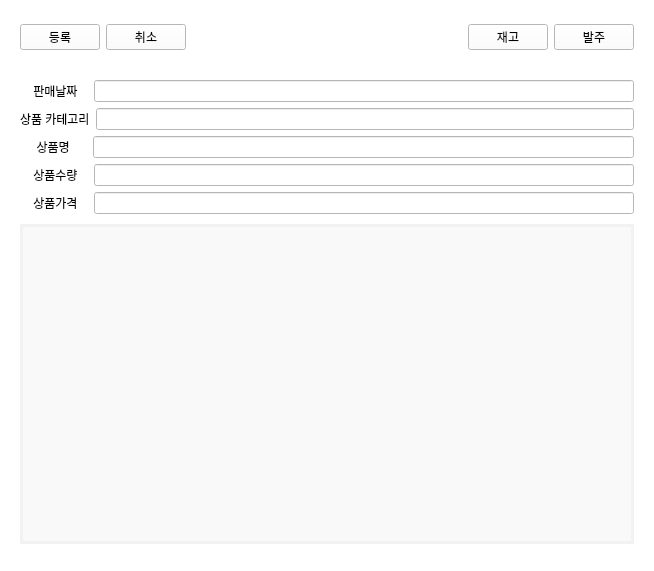
<?xml version="1.0" encoding="UTF-8"?>
<ui version="4.0">
 <class>history</class>
 <widget class="QWidget" name="history">
  <property name="geometry">
   <rect>
    <x>0</x>
    <y>0</y>
    <width>654</width>
    <height>571</height>
   </rect>
  </property>
  <property name="windowTitle">
   <string>Form</string>
  </property>
  <property name="styleSheet">
   <string notr="true">background-color: #ffffff;</string>
  </property>
  <layout class="QGridLayout" name="gridLayout">
   <item row="0" column="0">
    <widget class="QWidget" name="widget" native="true">
     <property name="styleSheet">
      <string notr="true">background-color: #ffffff;</string>
     </property>
     <layout class="QGridLayout" name="gridLayout_2">
      <item row="3" column="0">
       <widget class="QTableWidget" name="history_2">
        <property name="maximumSize">
         <size>
          <width>16777215</width>
          <height>320</height>
         </size>
        </property>
        <property name="styleSheet">
         <string notr="true">QTableWidget {
    border: 3px solid #f2f2f2; 
    border-radius: 1px;
    background-color: #f9f9f9; 
    box-shadow: 7px 7px 12px rgba(0, 0, 0, 0.3); /* 그림자 효과 */ 
}</string>
        </property>
       </widget>
      </item>
      <item row="2" column="0">
       <layout class="QVBoxLayout" name="verticalLayout_2">
        <item>
         <layout class="QHBoxLayout" name="horizontalLayout_4">
          <item>
           <widget class="QLabel" name="label_prod_number">
            <property name="text">
             <string>    판매날짜   </string>
            </property>
           </widget>
          </item>
          <item>
           <widget class="QLineEdit" name="cell_date">
            <property name="inputMask">
             <string/>
            </property>
            <property name="text">
             <string/>
            </property>
           </widget>
          </item>
         </layout>
        </item>
        <item>
         <layout class="QHBoxLayout" name="horizontalLayout_5">
          <item>
           <widget class="QLabel" name="label_prod_category">
            <property name="text">
             <string>상품 카테고리</string>
            </property>
           </widget>
          </item>
          <item>
           <widget class="QLineEdit" name="prod_category">
            <property name="inputMask">
             <string/>
            </property>
            <property name="text">
             <string/>
            </property>
           </widget>
          </item>
         </layout>
        </item>
        <item>
         <layout class="QHBoxLayout" name="horizontalLayout_3">
          <item>
           <widget class="QLabel" name="label_prod_name">
            <property name="text">
             <string>     상품명     </string>
            </property>
           </widget>
          </item>
          <item>
           <widget class="QLineEdit" name="prod_name"/>
          </item>
         </layout>
        </item>
        <item>
         <layout class="QHBoxLayout" name="horizontalLayout_7">
          <item>
           <widget class="QLabel" name="label_prod_price">
            <property name="text">
             <string>    상품수량   </string>
            </property>
           </widget>
          </item>
          <item>
           <widget class="QLineEdit" name="cell_amount"/>
          </item>
         </layout>
        </item>
        <item>
         <layout class="QHBoxLayout" name="horizontalLayout_6">
          <item>
           <widget class="QLabel" name="label_prod_amount">
            <property name="text">
             <string>    상품가격   </string>
            </property>
           </widget>
          </item>
          <item>
           <widget class="QLineEdit" name="cell_price">
            <property name="inputMask">
             <string/>
            </property>
            <property name="text">
             <string/>
            </property>
           </widget>
          </item>
         </layout>
        </item>
       </layout>
      </item>
      <item row="0" column="0">
       <layout class="QVBoxLayout" name="verticalLayout_3">
        <item>
         <layout class="QHBoxLayout" name="horizontalLayout">
          <item>
           <widget class="QPushButton" name="btn_add_2">
            <property name="sizePolicy">
             <sizepolicy hsizetype="Fixed" vsizetype="Fixed">
              <horstretch>0</horstretch>
              <verstretch>0</verstretch>
             </sizepolicy>
            </property>
            <property name="text">
             <string>등록</string>
            </property>
           </widget>
          </item>
          <item>
           <widget class="QPushButton" name="btn_del_2">
            <property name="sizePolicy">
             <sizepolicy hsizetype="Fixed" vsizetype="Fixed">
              <horstretch>0</horstretch>
              <verstretch>0</verstretch>
             </sizepolicy>
            </property>
            <property name="text">
             <string>취소</string>
            </property>
           </widget>
          </item>
          <item>
           <layout class="QHBoxLayout" name="horizontalLayout_9">
            <item>
             <spacer name="horizontalSpacer">
              <property name="orientation">
               <enum>Qt::Horizontal</enum>
              </property>
              <property name="sizeHint" stdset="0">
               <size>
                <width>40</width>
                <height>20</height>
               </size>
              </property>
             </spacer>
            </item>
           </layout>
          </item>
          <item>
           <layout class="QHBoxLayout" name="horizontalLayout_10">
            <item>
             <widget class="QPushButton" name="pushButton_3">
              <property name="sizePolicy">
               <sizepolicy hsizetype="Fixed" vsizetype="Fixed">
                <horstretch>0</horstretch>
                <verstretch>0</verstretch>
               </sizepolicy>
              </property>
              <property name="text">
               <string>재고</string>
              </property>
             </widget>
            </item>
            <item>
             <widget class="QPushButton" name="pushButton_4">
              <property name="sizePolicy">
               <sizepolicy hsizetype="Fixed" vsizetype="Fixed">
                <horstretch>0</horstretch>
                <verstretch>1</verstretch>
               </sizepolicy>
              </property>
              <property name="text">
               <string>발주</string>
              </property>
             </widget>
            </item>
           </layout>
          </item>
         </layout>
        </item>
       </layout>
      </item>
      <item row="1" column="0">
       <spacer name="horizontalSpacer_3">
        <property name="orientation">
         <enum>Qt::Horizontal</enum>
        </property>
        <property name="sizeHint" stdset="0">
         <size>
          <width>40</width>
          <height>20</height>
         </size>
        </property>
       </spacer>
      </item>
     </layout>
    </widget>
   </item>
  </layout>
 </widget>
 <resources/>
 <connections>
  <connection>
   <sender>pushButton_3</sender>
   <signal>clicked()</signal>
   <receiver>history</receiver>
   <slot>btn_forth_to_second()</slot>
   <hints>
    <hint type="sourcelabel">
     <x>508</x>
     <y>32</y>
    </hint>
    <hint type="destinationlabel">
     <x>646</x>
     <y>106</y>
    </hint>
   </hints>
  </connection>
  <connection>
   <sender>pushButton_4</sender>
   <signal>clicked()</signal>
   <receiver>history</receiver>
   <slot>btn_forth_to_third()</slot>
   <hints>
    <hint type="sourcelabel">
     <x>592</x>
     <y>31</y>
    </hint>
    <hint type="destinationlabel">
     <x>652</x>
     <y>138</y>
    </hint>
   </hints>
  </connection>
 </connections>
 <slots>
  <slot>btn_forth_to_second()</slot>
  <slot>btn_forth_to_third()</slot>
 </slots>
</ui>
